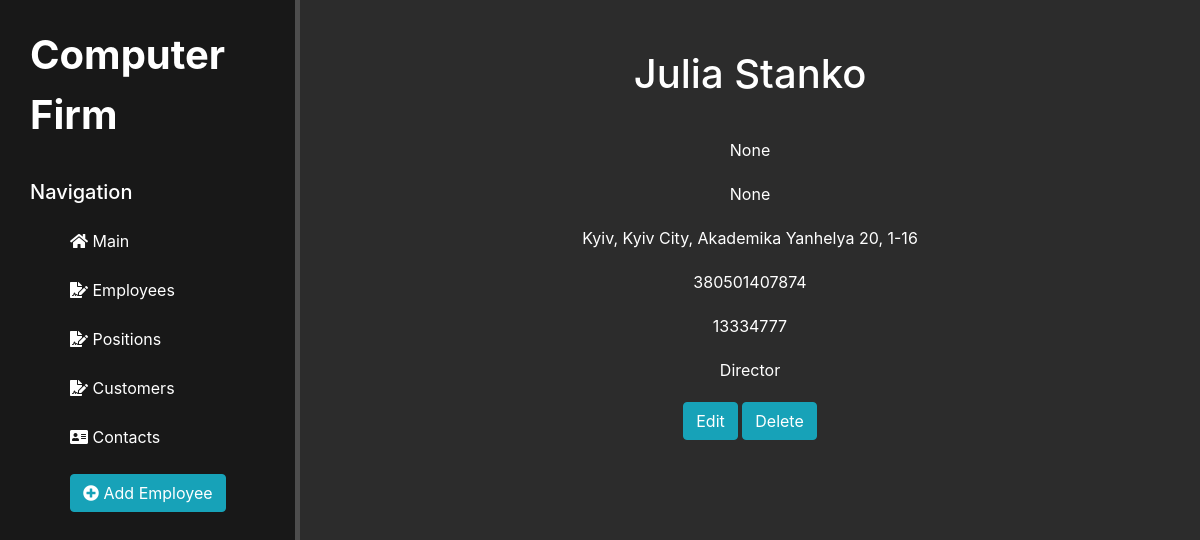
Screenshot of /employees_home/1 with the database file from the repository.
### main/models.py (models this page shows, shortened)
class Employees(models.Model):
    employee_id = models.AutoField('Employee ID', primary_key=True)
    first_name = models.CharField('First Name', max_length=50)
    second_name = models.CharField('Last Name', max_length=50)
    birthday = models.DateField('Birthday date', null=True, blank=True)
    sex = models.CharField('Gender', max_length=20, null=True, blank=True)
    address = models.CharField('Address', max_length=100, null=True, blank=True)
    phone = models.CharField('Phone number', max_length=15, null=True, blank=True)
    passport = models.CharField('Passport code', max_length=15, null=True, blank=True)
    position_id = models.ForeignKey(Positions, on_delete=models.CASCADE, verbose_name='Related position', null=True, blank=True)
    class Meta:
        verbose_name = 'Employee'
        verbose_name_plural = 'Employees'

class Positions(models.Model):
    position_id = models.AutoField('Position ID', primary_key=True)
    name = models.CharField('Position name', max_length=50)
    salary = models.PositiveIntegerField('Salary')
    duties = models.TextField('Duties', null=True, blank=True)
    demands = models.TextField('Demands', null=True, blank=True)
    class Meta:
        verbose_name = 'Position'
        verbose_name_plural = 'Positions'
    def __str__(self):
        return self.name

### main/views.py (the view)
# urls.py: path('employees_home/<int:pk>', views.EmployeesDetailView.as_view(), name='employee-detail'),
class EmployeesDetailView(DetailView):
    model = Employees
    template_name = 'main/details_view.html'
    context_object_name = 'employee'

### main/templates/main/details_view.html (shortened to what this page needs)
{% extends 'main/layout.html' %}
{% block content %}
    <div class="features">
        <h1>{{ employee.first_name }} {{ employee.second_name }}</h1>
        <p>{{ employee.birthday }}</p>
        <p>{{ employee.sex }}</p>
        <p>{{ employee.address }}</p>
        <p>{{ employee.phone }}</p>
        <p>{{ employee.passport }}</p>
        <p>{{ employee.position_id }}</p>
        <a href="{% url 'employee-update' employee.employee_id %}" class="btn btn-info">Edit</a>
        <a href="{% url 'employee-delete' employee.employee_id %}" class="btn btn-info">Delete</a>
    </div>
{% endblock %}

### main/static/main/css/main.css (style rules this page uses)
body { background: #2c2c2c; }
main .features { float: left; color: #fff; margin-top: 10px; text-align: center; width: 75%; }
main .features h1 { font-size: 40px; margin: 40px; }
main .features p { max-width: 400px; margin: 20px auto; }

### rows the page displays
Employees: first_name "Julia", second_name "Stanko", birthday "None", sex "None", address "Kyiv, Kyiv City, Akademika Yanhelya 20, 1-16", phone "380501407874", passport "13334777", position_id "Director"
